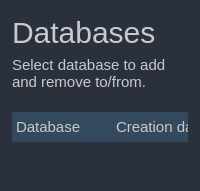
                        <widget class="QFrame" name="frame_table">
                         <property name="maximumSize">
                          <size>
                           <width>230</width>
                           <height>16777215</height>
                          </size>
                         </property>
                         <property name="styleSheet">
                          <string notr="true">background-color: rgb(42,49,61);
border-radius: 20px;</string>
                         </property>
                         <property name="frameShape">
                          <enum>QFrame::NoFrame</enum>
                         </property>
                         <property name="frameShadow">
                          <enum>QFrame::Raised</enum>
                         </property>
                         <layout class="QVBoxLayout" name="verticalLayout_23">
                          <property name="leftMargin">
                           <number>12</number>
                          </property>
                          <property name="topMargin">
                           <number>0</number>
                          </property>
                          <property name="rightMargin">
                           <number>12</number>
                          </property>
                          <item>
                           <widget class="QFrame" name="frame_11">
                            <property name="maximumSize">
                             <size>
                              <width>16777215</width>
                              <height>120</height>
                             </size>
                            </property>
                            <property name="frameShape">
                             <enum>QFrame::NoFrame</enum>
                            </property>
                            <property name="frameShadow">
                             <enum>QFrame::Raised</enum>
                            </property>
                            <layout class="QHBoxLayout" name="horizontalLayout_12">
                             <property name="leftMargin">
                              <number>0</number>
                             </property>
                             <property name="topMargin">
                              <number>6</number>
                             </property>
                             <property name="rightMargin">
                              <number>0</number>
                             </property>
                             <property name="bottomMargin">
                              <number>6</number>
                             </property>
                             <item>
                              <widget class="QFrame" name="frame_24">
                               <property name="frameShape">
                                <enum>QFrame::NoFrame</enum>
                               </property>
                               <property name="frameShadow">
                                <enum>QFrame::Raised</enum>
                               </property>
                               <layout class="QVBoxLayout" name="verticalLayout_24">
                                <property name="leftMargin">
                                 <number>0</number>
                                </property>
                                <property name="rightMargin">
                                 <number>0</number>
                                </property>
                                <item>
                                 <widget class="QLabel" name="label_16">
                                  <property name="styleSheet">
                                   <string notr="true">QLabel {
	color: rgb(201, 202, 204);
	font-size: 30px;
}
</string>
                                  </property>
                                  <property name="text">
                                   <string>Databases</string>
                                  </property>
                                 </widget>
                                </item>
                                <item>
                                 <widget class="QLabel" name="label_17">
                                  <property name="styleSheet">
                                   <string notr="true">QLabel {
	color: rgb(201, 202, 204);
	font-size: 15px;
}
</string>
                                  </property>
                                  <property name="text">
                                   <string>Select database to add 
and remove to/from.</string>
                                  </property>
                                 </widget>
                                </item>
                               </layout>
                              </widget>
                             </item>
                            </layout>
                           </widget>
                          </item>
                          <item>
                           <widget class="QTreeWidget" name="tree_selectDatabase_add">
                            <property name="styleSheet">
                             <string notr="true">/* Main widget */
QTableWidget {	
	background-color: rgb(39, 44, 54);
	border-radius: 10px;
 	gridline-color: rgb(201, 202, 204);
	border-bottom: 1px solid rgb(44, 49, 60);
}



/* Items  */
QTableWidget::item{
	border-color: rgb(44, 49, 60);
	padding-left: 2px;
	padding-right: 2px;
	color: #FFFFFF;


}

QTableWidget::item:selected{
	background-color: rgb(85, 170, 255);
}





/* Scroll bars */

QScrollBar:horizontal {
    border: none;
    background: rgb(52, 59, 72);
    height: 14px;
    margin: 0px 21px 0 21px;
	border-radius: 0px;
}

QScrollBar:vertical {
	border: none;
    background: rgb(52, 59, 72);
    width: 14px;
    margin: 21px 0 21px 0;
	border-radius: 0px;
 }





/* Per header */
QHeaderView::section{
	Background-color: rgb(39, 44, 54);
	border-style: none;
}

QTableWidget::horizontalHeader {	
	background-color: rgb(255,255,255);
	padding: 10px;
	border-radius: 100px;
	color: #34495E;
	overflow: hidden;
	background-color: #34495E;
}


/* Top thing*/
QHeaderView::section:horizontal
{
	background-color: rgb(255,255,255);
	padding: 4px;
	border-radius: 2px;
	font-size: 15px;
 	color: rgb(201, 202, 204);
	background: #34495E;
}


</string>
                            </property>
                            <property name="horizontalScrollBarPolicy">
                             <enum>Qt::ScrollBarAlwaysOff</enum>
                            </property>
                            <property name="sizeAdjustPolicy">
                             <enum>QAbstractScrollArea::AdjustToContents</enum>
                            </property>
                            <column>
                             <property name="text">
                              <string>Database</string>
                             </property>
                            </column>
                            <column>
                             <property name="text">
                              <string>Creation date</string>
                             </property>
                            </column>
                           </widget>
                          </item>
                         </layout>
                        </widget>
